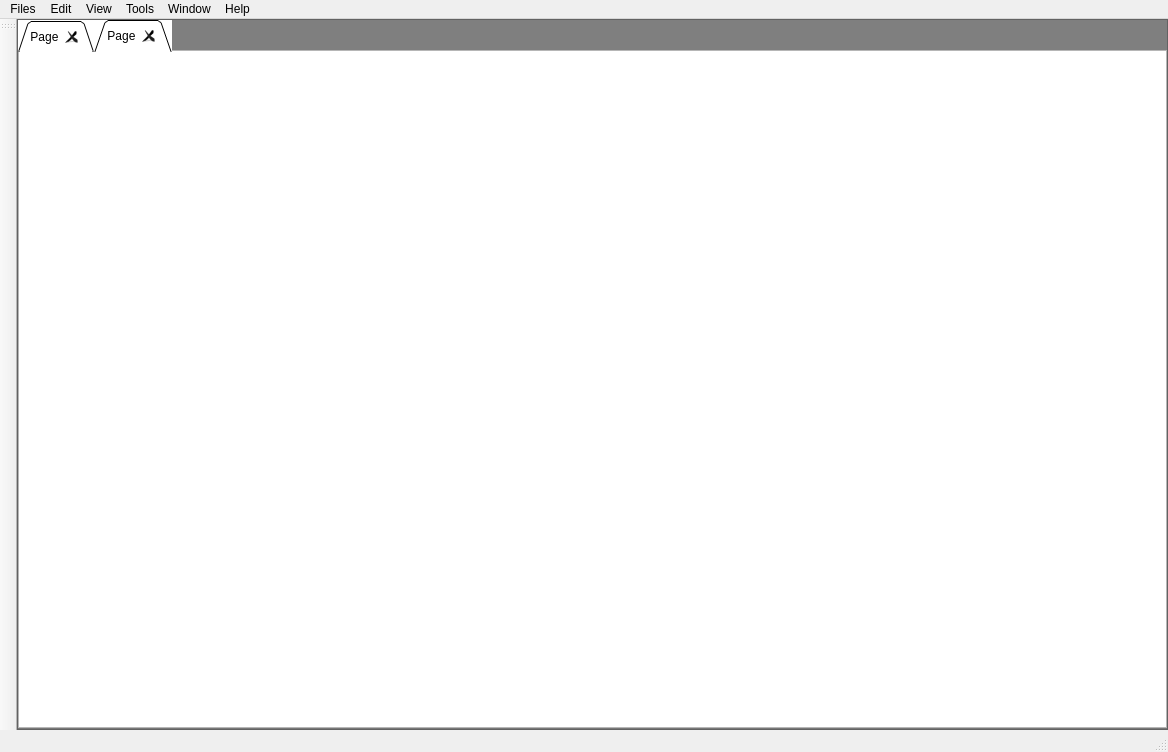
<?xml version="1.0" encoding="UTF-8"?>
<ui version="4.0">
 <class>MainWindow</class>
 <widget class="QMainWindow" name="MainWindow">
  <property name="geometry">
   <rect>
    <x>0</x>
    <y>0</y>
    <width>1168</width>
    <height>752</height>
   </rect>
  </property>
  <property name="sizePolicy">
   <sizepolicy hsizetype="Maximum" vsizetype="Maximum">
    <horstretch>0</horstretch>
    <verstretch>0</verstretch>
   </sizepolicy>
  </property>
  <property name="windowTitle">
   <string>C++ML Editor</string>
  </property>
  <property name="styleSheet">
   <string notr="true"/>
  </property>
  <widget class="QWidget" name="centralwidget">
   <property name="styleSheet">
    <string notr="true"/>
   </property>
   <layout class="QGridLayout" name="gridLayout">
    <property name="margin">
     <number>0</number>
    </property>
    <property name="spacing">
     <number>0</number>
    </property>
    <item row="0" column="0">
     <widget class="QFrame" name="frame">
      <property name="sizePolicy">
       <sizepolicy hsizetype="Expanding" vsizetype="Expanding">
        <horstretch>0</horstretch>
        <verstretch>0</verstretch>
       </sizepolicy>
      </property>
      <property name="styleSheet">
       <string notr="true">background-color: #7f7f7f;
margin-top: 0px;
margin-right: 0px;
margin-bottom: 0px;
margin-left: 0px;
spacing: 0px;
padding: 0px;</string>
      </property>
      <property name="frameShape">
       <enum>QFrame::StyledPanel</enum>
      </property>
      <property name="frameShadow">
       <enum>QFrame::Raised</enum>
      </property>
      <layout class="QGridLayout" name="gridLayout_2">
       <property name="margin">
        <number>0</number>
       </property>
       <item row="0" column="0">
        <widget class="QTabWidget" name="tabWidget">
         <property name="styleSheet">
          <string notr="true">background-color: rgb(255, 255, 255);</string>
         </property>
         <property name="tabPosition">
          <enum>QTabWidget::North</enum>
         </property>
         <property name="tabShape">
          <enum>QTabWidget::Triangular</enum>
         </property>
         <property name="currentIndex">
          <number>1</number>
         </property>
         <property name="elideMode">
          <enum>Qt::ElideRight</enum>
         </property>
         <property name="usesScrollButtons">
          <bool>true</bool>
         </property>
         <property name="documentMode">
          <bool>false</bool>
         </property>
         <property name="tabsClosable">
          <bool>true</bool>
         </property>
         <property name="movable">
          <bool>false</bool>
         </property>
         <widget class="QWidget" name="tab">
          <attribute name="title">
           <string>Page</string>
          </attribute>
         </widget>
         <widget class="QWidget" name="tab_2">
          <attribute name="title">
           <string>Page</string>
          </attribute>
         </widget>
        </widget>
       </item>
      </layout>
     </widget>
    </item>
   </layout>
  </widget>
  <widget class="QMenuBar" name="menubar">
   <property name="geometry">
    <rect>
     <x>0</x>
     <y>0</y>
     <width>1168</width>
     <height>19</height>
    </rect>
   </property>
   <property name="sizePolicy">
    <sizepolicy hsizetype="Expanding" vsizetype="Minimum">
     <horstretch>0</horstretch>
     <verstretch>0</verstretch>
    </sizepolicy>
   </property>
   <property name="layoutDirection">
    <enum>Qt::LeftToRight</enum>
   </property>
   <widget class="QMenu" name="menuFichier">
    <property name="title">
     <string>Files</string>
    </property>
    <addaction name="actionNew"/>
    <addaction name="actionOPe"/>
    <addaction name="actionOpen_As"/>
    <addaction name="separator"/>
    <addaction name="actionSave"/>
    <addaction name="actionSave_As"/>
    <addaction name="separator"/>
    <addaction name="actionClose"/>
    <addaction name="actionClose_All"/>
    <addaction name="separator"/>
    <addaction name="actionExit"/>
   </widget>
   <widget class="QMenu" name="menuEdit">
    <property name="title">
     <string>Edit</string>
    </property>
    <widget class="QMenu" name="menuPreferences">
     <property name="title">
      <string>Preferences</string>
     </property>
     <addaction name="actionGeneral"/>
     <addaction name="separator"/>
     <addaction name="actionInterface"/>
     <addaction name="actionShotcuts"/>
     <addaction name="actionAutocomplete"/>
     <addaction name="actionPlug_in"/>
    </widget>
    <addaction name="actionUndo"/>
    <addaction name="actionRedo"/>
    <addaction name="separator"/>
    <addaction name="actionCut"/>
    <addaction name="actionCopy"/>
    <addaction name="actionPaste"/>
    <addaction name="separator"/>
    <addaction name="menuPreferences"/>
   </widget>
   <widget class="QMenu" name="menuWindow">
    <property name="title">
     <string>Window</string>
    </property>
    <addaction name="actionTools"/>
    <addaction name="actionHistory"/>
    <addaction name="actionFiles"/>
   </widget>
   <widget class="QMenu" name="menuHelp">
    <property name="title">
     <string>Help</string>
    </property>
    <addaction name="actionHelp"/>
    <addaction name="actionAbout_C_Ml"/>
    <addaction name="actionC_Website"/>
   </widget>
   <widget class="QMenu" name="menuInsert">
    <property name="title">
     <string>Tools</string>
    </property>
    <widget class="QMenu" name="menuInheritance">
     <property name="title">
      <string>Inheritance</string>
     </property>
     <addaction name="actionPublic"/>
     <addaction name="actionProtected"/>
     <addaction name="actionPrivate"/>
    </widget>
    <addaction name="actionClass"/>
    <addaction name="actionStruct"/>
    <addaction name="actionUnion"/>
    <addaction name="actionTypedef"/>
    <addaction name="actionEnum"/>
    <addaction name="actionNamespace"/>
    <addaction name="separator"/>
    <addaction name="menuInheritance"/>
    <addaction name="actionComposition"/>
    <addaction name="actionAggregation"/>
    <addaction name="actionDependency"/>
    <addaction name="separator"/>
    <addaction name="actionFreeFunction"/>
    <addaction name="separator"/>
    <addaction name="actionTemplate"/>
    <addaction name="separator"/>
    <addaction name="actionLibrary"/>
   </widget>
   <widget class="QMenu" name="menuDisplay">
    <property name="title">
     <string>View</string>
    </property>
    <widget class="QMenu" name="menuZoom">
     <property name="title">
      <string>Zoom</string>
     </property>
     <addaction name="action200"/>
     <addaction name="action175"/>
     <addaction name="action150"/>
     <addaction name="action125"/>
     <addaction name="action100"/>
     <addaction name="action85"/>
     <addaction name="action50"/>
     <addaction name="action25"/>
    </widget>
    <addaction name="actionZoom"/>
    <addaction name="actionZoom_2"/>
    <addaction name="menuZoom"/>
    <addaction name="actionFit_On_Screen"/>
    <addaction name="actionFullscreen"/>
    <addaction name="separator"/>
    <addaction name="actionAfficher_la_grille"/>
    <addaction name="actionMagnetic_Grid"/>
    <addaction name="separator"/>
    <addaction name="actionScreenshot"/>
    <addaction name="actionActualize"/>
    <addaction name="actionSelf_organization"/>
   </widget>
   <addaction name="menuFichier"/>
   <addaction name="menuEdit"/>
   <addaction name="menuDisplay"/>
   <addaction name="menuInsert"/>
   <addaction name="menuWindow"/>
   <addaction name="menuHelp"/>
  </widget>
  <widget class="QStatusBar" name="statusbar"/>
  <widget class="QToolBar" name="toolBar">
   <property name="windowTitle">
    <string>toolBar</string>
   </property>
   <property name="iconSize">
    <size>
     <width>25</width>
     <height>25</height>
    </size>
   </property>
   <attribute name="toolBarArea">
    <enum>LeftToolBarArea</enum>
   </attribute>
   <attribute name="toolBarBreak">
    <bool>true</bool>
   </attribute>
  </widget>
  <action name="actionNew">
   <property name="text">
    <string>New...</string>
   </property>
  </action>
  <action name="actionOPe">
   <property name="text">
    <string>Open...</string>
   </property>
  </action>
  <action name="actionOpen_As">
   <property name="text">
    <string>Open As...</string>
   </property>
  </action>
  <action name="actionSave">
   <property name="text">
    <string>Save</string>
   </property>
  </action>
  <action name="actionSave_As">
   <property name="text">
    <string>Save As...</string>
   </property>
  </action>
  <action name="actionClose">
   <property name="text">
    <string>Close</string>
   </property>
  </action>
  <action name="actionClose_All">
   <property name="text">
    <string>Close All</string>
   </property>
  </action>
  <action name="actionExit">
   <property name="text">
    <string>Exit</string>
   </property>
  </action>
  <action name="actionUndo">
   <property name="text">
    <string>Undo</string>
   </property>
  </action>
  <action name="actionRedo">
   <property name="text">
    <string>Redo</string>
   </property>
  </action>
  <action name="actionCut">
   <property name="text">
    <string>Cut</string>
   </property>
  </action>
  <action name="actionCopy">
   <property name="text">
    <string>Copy</string>
   </property>
  </action>
  <action name="actionPaste">
   <property name="text">
    <string>Paste</string>
   </property>
  </action>
  <action name="actionGeneral">
   <property name="text">
    <string>General</string>
   </property>
  </action>
  <action name="actionInterface">
   <property name="text">
    <string>Interface</string>
   </property>
  </action>
  <action name="actionShotcuts">
   <property name="text">
    <string>Shotcuts</string>
   </property>
  </action>
  <action name="actionPlug_in">
   <property name="text">
    <string>Plug-Ins</string>
   </property>
  </action>
  <action name="actionZoom">
   <property name="text">
    <string>Zoom In</string>
   </property>
  </action>
  <action name="actionZoom_2">
   <property name="text">
    <string>Zoom Out</string>
   </property>
  </action>
  <action name="actionScreenshot">
   <property name="text">
    <string>Screenshot</string>
   </property>
  </action>
  <action name="actionFit_On_Screen">
   <property name="text">
    <string>Fit On Screen</string>
   </property>
  </action>
  <action name="actionFullscreen">
   <property name="text">
    <string>Fullscreen</string>
   </property>
  </action>
  <action name="actionAfficher_la_grille">
   <property name="text">
    <string>Show Grid</string>
   </property>
  </action>
  <action name="actionMagnetic_Grid">
   <property name="text">
    <string>Magnetic Grid</string>
   </property>
  </action>
  <action name="actionActualize">
   <property name="text">
    <string>Actualize</string>
   </property>
  </action>
  <action name="actionSelf_organization">
   <property name="text">
    <string>Self-organization</string>
   </property>
  </action>
  <action name="actionClass">
   <property name="icon">
    <iconset resource="ressources.qrc">
     <normaloff>:/icons/icons/ToolClass.png</normaloff>:/icons/icons/ToolClass.png</iconset>
   </property>
   <property name="text">
    <string>Class</string>
   </property>
   <property name="toolTip">
    <string>Class</string>
   </property>
  </action>
  <action name="actionStruct">
   <property name="icon">
    <iconset resource="ressources.qrc">
     <normaloff>:/icons/icons/ToolStruct.png</normaloff>:/icons/icons/ToolStruct.png</iconset>
   </property>
   <property name="text">
    <string>Structure</string>
   </property>
   <property name="toolTip">
    <string>Structure</string>
   </property>
  </action>
  <action name="actionUnion">
   <property name="checkable">
    <bool>true</bool>
   </property>
   <property name="icon">
    <iconset resource="ressources.qrc">
     <normaloff>:/icons/icons/ToolUnion.png</normaloff>:/icons/icons/ToolUnion.png</iconset>
   </property>
   <property name="text">
    <string>union</string>
   </property>
  </action>
  <action name="actionEnum">
   <property name="checkable">
    <bool>true</bool>
   </property>
   <property name="icon">
    <iconset resource="ressources.qrc">
     <normaloff>:/icons/icons/ToolEnum.png</normaloff>:/icons/icons/ToolEnum.png</iconset>
   </property>
   <property name="text">
    <string>Enum</string>
   </property>
   <property name="toolTip">
    <string>Enum</string>
   </property>
  </action>
  <action name="actionNamespace">
   <property name="checkable">
    <bool>true</bool>
   </property>
   <property name="icon">
    <iconset resource="ressources.qrc">
     <normaloff>:/icons/icons/ToolNamespace.png</normaloff>:/icons/icons/ToolNamespace.png</iconset>
   </property>
   <property name="text">
    <string>Namespace</string>
   </property>
   <property name="toolTip">
    <string>Namespace</string>
   </property>
  </action>
  <action name="action100">
   <property name="text">
    <string>100 %</string>
   </property>
  </action>
  <action name="action85">
   <property name="text">
    <string>75 %</string>
   </property>
  </action>
  <action name="action50">
   <property name="text">
    <string>50 %</string>
   </property>
  </action>
  <action name="action125">
   <property name="text">
    <string>125 %</string>
   </property>
  </action>
  <action name="action150">
   <property name="text">
    <string>150 %</string>
   </property>
  </action>
  <action name="action25">
   <property name="text">
    <string>25%</string>
   </property>
  </action>
  <action name="action175">
   <property name="text">
    <string>175 %</string>
   </property>
  </action>
  <action name="action200">
   <property name="text">
    <string>200 %</string>
   </property>
  </action>
  <action name="actionPublic">
   <property name="text">
    <string>public</string>
   </property>
   <property name="menuRole">
    <enum>QAction::TextHeuristicRole</enum>
   </property>
  </action>
  <action name="actionProtected">
   <property name="text">
    <string>protected</string>
   </property>
  </action>
  <action name="actionPrivate">
   <property name="text">
    <string>private</string>
   </property>
  </action>
  <action name="actionComposition">
   <property name="checkable">
    <bool>true</bool>
   </property>
   <property name="icon">
    <iconset resource="ressources.qrc">
     <normaloff>:/icons/icons/ToolComposition.png</normaloff>:/icons/icons/ToolComposition.png</iconset>
   </property>
   <property name="text">
    <string>Composition</string>
   </property>
  </action>
  <action name="actionAggregation">
   <property name="checkable">
    <bool>true</bool>
   </property>
   <property name="icon">
    <iconset resource="ressources.qrc">
     <normaloff>:/icons/icons/ToolAggregation.png</normaloff>:/icons/icons/ToolAggregation.png</iconset>
   </property>
   <property name="text">
    <string>Aggregation</string>
   </property>
   <property name="toolTip">
    <string>Aggregation</string>
   </property>
  </action>
  <action name="actionDependency">
   <property name="checkable">
    <bool>true</bool>
   </property>
   <property name="icon">
    <iconset resource="ressources.qrc">
     <normaloff>:/icons/icons/ToolDependency.png</normaloff>:/icons/icons/ToolDependency.png</iconset>
   </property>
   <property name="text">
    <string>Dependency</string>
   </property>
  </action>
  <action name="actionFreeFunction">
   <property name="checkable">
    <bool>true</bool>
   </property>
   <property name="icon">
    <iconset resource="ressources.qrc">
     <normaloff>:/icons/icons/ToolFunction.png</normaloff>:/icons/icons/ToolFunction.png</iconset>
   </property>
   <property name="text">
    <string>Free Function</string>
   </property>
  </action>
  <action name="actionTemplate">
   <property name="checkable">
    <bool>true</bool>
   </property>
   <property name="icon">
    <iconset resource="ressources.qrc">
     <normaloff>:/icons/icons/ToolTemplate.png</normaloff>:/icons/icons/ToolTemplate.png</iconset>
   </property>
   <property name="text">
    <string>template</string>
   </property>
  </action>
  <action name="actionTypedef">
   <property name="checkable">
    <bool>true</bool>
   </property>
   <property name="icon">
    <iconset resource="ressources.qrc">
     <normaloff>:/icons/icons/ToolTypedef.png</normaloff>:/icons/icons/ToolTypedef.png</iconset>
   </property>
   <property name="text">
    <string>typedef / template alias</string>
   </property>
  </action>
  <action name="actionAutocomplete">
   <property name="checkable">
    <bool>true</bool>
   </property>
   <property name="text">
    <string>Autocomplete</string>
   </property>
  </action>
  <action name="actionLibrary">
   <property name="checkable">
    <bool>true</bool>
   </property>
   <property name="icon">
    <iconset resource="ressources.qrc">
     <normaloff>:/icons/icons/ToolLibrary.png</normaloff>:/icons/icons/ToolLibrary.png</iconset>
   </property>
   <property name="text">
    <string>Library</string>
   </property>
  </action>
  <action name="actionTools">
   <property name="text">
    <string>Tools</string>
   </property>
  </action>
  <action name="actionHistory">
   <property name="text">
    <string>History</string>
   </property>
  </action>
  <action name="actionFiles">
   <property name="text">
    <string>Files</string>
   </property>
  </action>
  <action name="actionHelp">
   <property name="text">
    <string>C++ML Help</string>
   </property>
  </action>
  <action name="actionAbout_C_Ml">
   <property name="text">
    <string>About C++ML</string>
   </property>
  </action>
  <action name="actionC_Website">
   <property name="text">
    <string>C++ Website</string>
   </property>
  </action>
  <action name="actionCursor">
   <property name="checkable">
    <bool>true</bool>
   </property>
   <property name="icon">
    <iconset resource="ressources.qrc">
     <normaloff>:/icons/icons/ToolCursor.png</normaloff>:/icons/icons/ToolCursor.png</iconset>
   </property>
   <property name="text">
    <string>Cursor</string>
   </property>
   <property name="toolTip">
    <string>Cursor</string>
   </property>
  </action>
  <action name="actionInheritance">
   <property name="checkable">
    <bool>true</bool>
   </property>
   <property name="icon">
    <iconset resource="ressources.qrc">
     <normaloff>:/icons/icons/ToolInheritance.png</normaloff>:/icons/icons/ToolInheritance.png</iconset>
   </property>
   <property name="text">
    <string>Inheritance</string>
   </property>
   <property name="toolTip">
    <string>Inheritance</string>
   </property>
  </action>
 </widget>
 <resources>
  <include location="ressources.qrc"/>
 </resources>
 <connections/>
</ui>
